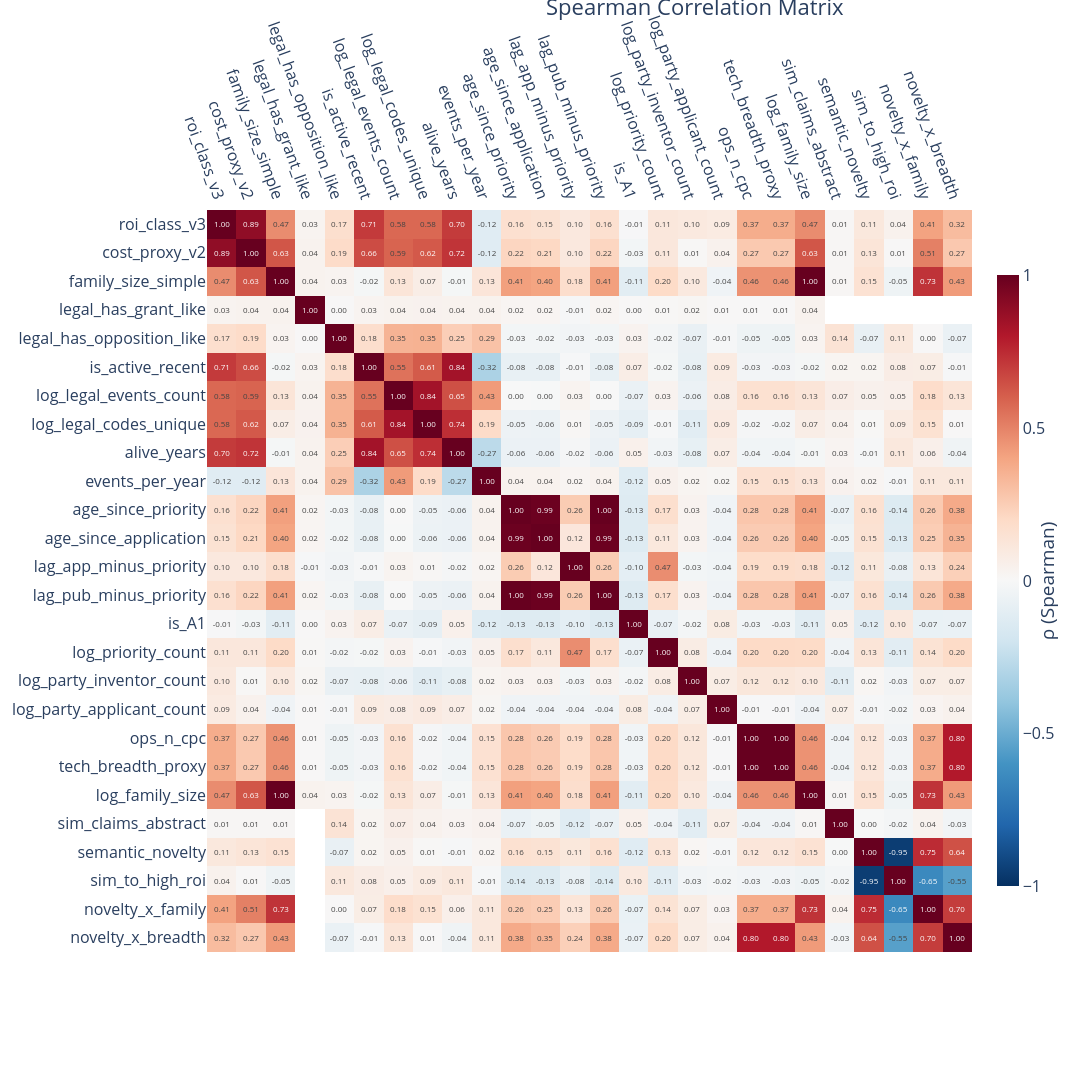

This figure's notebook cell:
### Code cell
corr = df[features].corr(method="spearman")
TH = 0.4  # umbral de "correlación relevante"
mask = (corr.abs() >= TH).any(axis=0)
corr_reduced = corr.loc[mask, mask]


fig = px.imshow(
    corr_reduced,
    text_auto=".2f",
    color_continuous_scale="RdBu_r",
    zmin=-1, zmax=1,
    aspect="auto",
    title="Spearman Correlation Matrix"
)

fig.update_layout(
    width=1200,
    height=1100,
    font=dict(size=16),
    margin=dict(l=140, r=120, t=120, b=140),
    paper_bgcolor="white",
    plot_bgcolor="white",
    coloraxis_colorbar=dict(
        title=dict(text="ρ (Spearman)", side="right"),
        len=0.85,
        thickness=22
    )
)

# Ejes: etiquetas arriba y rotación para que quepan
fig.update_xaxes(
    side="top",
    tickangle=70,
    showgrid=False,
    zeroline=False
)
fig.update_yaxes(
    tickangle=0,
    showgrid=False,
    zeroline=False
)

fig.update_layout(
    title=dict(
        y=1,          # ⬅️ sube el título
        x=0.5,
        xanchor="left",
        yanchor="top"
    ),
    margin=dict(t=140)   # ⬅️ más espacio superior
)

# Hover limpio
fig.update_traces(hovertemplate="ρ = %{z:.2f}<extra></extra>")

fig.show()

### Figure 1 — Plotly figure (JSON) as saved in the notebook; plotly's stock layout.template omitted (floating-point values rounded to 4 significant figures; data arrays with more than 128 entries replaced by an {"elided": "..."} marker saying what was removed)
{"data": [{"coloraxis": "coloraxis", "hovertemplate": "ρ = %{z:.2f}<extra></extra>", "name": "0", "texttemplate": "%{z:.2f}", "type": "heatmap", "x": ["roi_class_v3", "cost_proxy_v2", "family_size_simple", "legal_has_grant_like", "legal_has_opposition_like", "is_active_recent", "log_legal_events_count", "log_legal_codes_unique", "alive_years", "events_per_year", "age_since_priority", "age_since_application", "lag_app_minus_priority", "lag_pub_minus_priority", "is_A1", "log_priority_count", "log_party_inventor_count", "log_party_applicant_count", "ops_n_cpc", "tech_breadth_proxy", "log_family_size", "sim_claims_abstract", "semantic_novelty", "sim_to_high_roi", "novelty_x_family", "novelty_x_breadth"], "xaxis": "x", "y": ["roi_class_v3", "cost_proxy_v2", "family_size_simple", "legal_has_grant_like", "legal_has_opposition_like", "is_active_recent", "log_legal_events_count", "log_legal_codes_unique", "alive_years", "events_per_year", "age_since_priority", "age_since_application", "lag_app_minus_priority", "lag_pub_minus_priority", "is_A1", "log_priority_count", "log_party_inventor_count", "log_party_applicant_count", "ops_n_cpc", "tech_breadth_proxy", "log_family_size", "sim_claims_abstract", "semantic_novelty", "sim_to_high_roi", "novelty_x_family", "novelty_x_breadth"], "yaxis": "y", "z": {"elided": "26x26 float values"}}], "layout": {"coloraxis": {"cmax": 1, "cmin": -1, "colorbar": {"len": 0.85, "thickness": 22, "title": {"side": "right", "text": "ρ (Spearman)"}}, "colorscale": [[0, "rgb(5,48,97)"], [0.1, "rgb(33,102,172)"], [0.2, "rgb(67,147,195)"], [0.3, "rgb(146,197,222)"], [0.4, "rgb(209,229,240)"], [0.5, "rgb(247,247,247)"], [0.6, "rgb(253,219,199)"], [0.7, "rgb(244,165,130)"], [0.8, "rgb(214,96,77)"], [0.9, "rgb(178,24,43)"], [1, "rgb(103,0,31)"]]}, "font": {"size": 16}, "height": 1100, "margin": {"b": 140, "l": 140, "r": 120, "t": 140}, "paper_bgcolor": "white", "plot_bgcolor": "white", "title": {"text": "Spearman Correlation Matrix", "x": 0.5, "xanchor": "left", "y": 1, "yanchor": "top"}, "width": 1200, "xaxis": {"anchor": "y", "domain": [0, 1], "showgrid": false, "side": "top", "tickangle": 70, "zeroline": false}, "yaxis": {"anchor": "x", "autorange": "reversed", "domain": [0, 1], "showgrid": false, "tickangle": 0, "zeroline": false}}}
